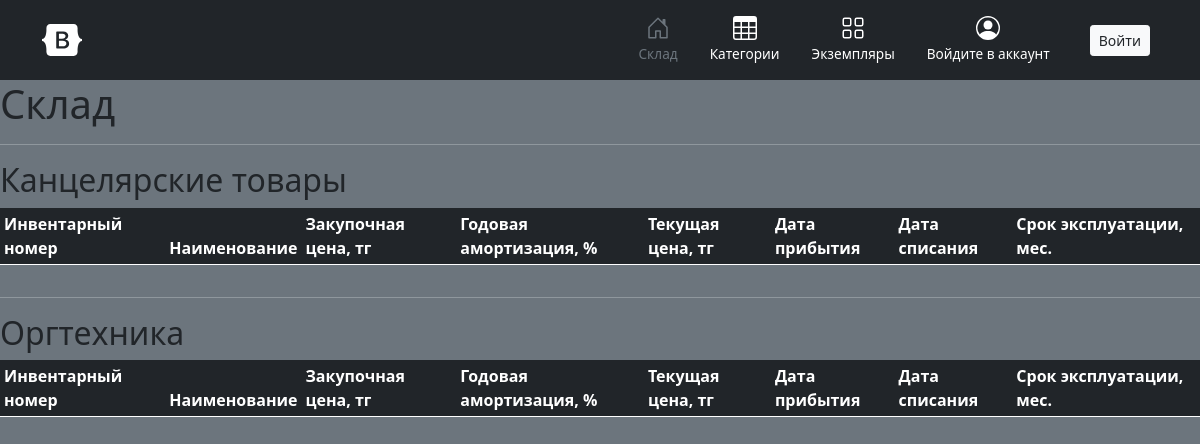
The app's page /, older data.
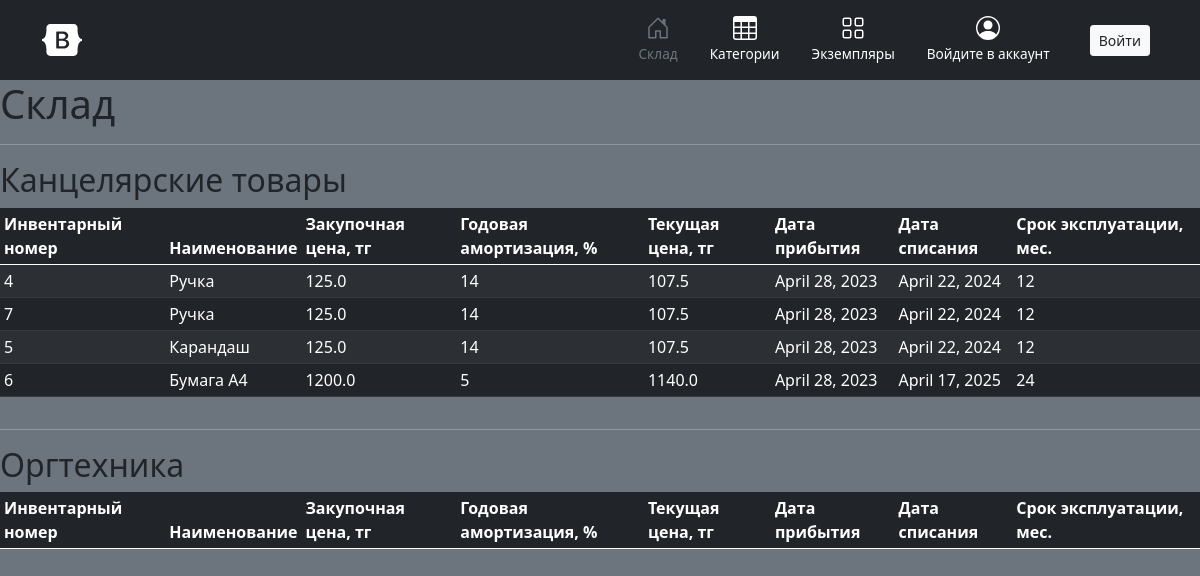
The same page, newer data.
### audit/models.py (models this page shows, shortened)
class Category(models.Model):
    name = models.CharField(unique=True, max_length=60)
    description = models.TextField()
    def __str__(self):
        return self.name

class Storage(models.Model):
    item = models.ForeignKey(to=Item, on_delete=models.CASCADE)
    receive_date = models.DateField(auto_now_add=True)
    expiration_date = models.DateField()
    current_price = models.FloatField(default=0.0)
    def __str__(self):
        return self.item.name

class Item(models.Model):
    name = models.CharField(max_length=60)
    category = models.ForeignKey(to=Category, on_delete=models.CASCADE)
    price = models.FloatField()
    amortization = models.IntegerField()
    operation_life = models.IntegerField()

### users/views.py (the view)
# urls.py: path('', home, name='home'),
def home(request):
    cats = {}
    categories = audit_models.Category.objects.all()
    for cat in categories:
        objs = audit_models.Storage.objects.filter(item__category=cat)
        print(objs)
        cats[str(cat)] = objs
    context = {
        'cats': cats
    }
    print(context)
    return render(request, 'home.html', context)

### templates/home.html (shortened to what this page needs)
{% extends 'base.html' %}
{% block content %}
  <h1 class="text-dark">Склад</h1>
  {% for cat, items in cats.items %}
<hr color="white">
  <h2 class="text-dark">{{cat}}</h2>
    <div class="table-responsive">
        <table class="table table-striped table-dark table-sm">
          <thead>
            <tr>
              <th scope="col">Инвентарный номер</th>
              <th scope="col">Наименование</th>
              <th scope="col">Закупочная цена, тг</th>
              <th scope="col">Годовая амортизация, %</th>
              <th scope="col">Текущая цена, тг</th>
              <th scope="col">Дата прибытия</th>
              <th scope="col">Дата списания</th>
              <th scope="col">Срок эксплуатации, мес.</th>
            </tr>
          </thead>
          <tbody>
            {% for i in items %}
          <tr>
            <td>{{ i.pk }}</td>
            <td>{{ i.item.name }}</td>
            <td>{{ i.item.price }}</td>
            <td>{{ i.item.amortization }}</td>
            <td>{{ i.current_price }}</td>
            <td>{{ i.receive_date }}</td>
            <td>{{ i.expiration_date }}</td>
            <td>{{ i.item.operation_life }}</td>
          </tr>
          {% endfor %}
          </tbody>
        </table>
      </div>
  {% endfor %}
{% endblock %}

### templates/base.html (shortened to what this page needs)
<!DOCTYPE html>
<html>
<head>
    <link href="https://cdn.jsdelivr.net/npm/bootstrap@5.0.2/dist/css/bootstrap.min.css" rel="stylesheet"
>
</head>
<body class="bg-secondary">
<main>
    <header>
        <div class="px-3 py-2 bg-dark">
            <div class="container">
                <div class="d-flex flex-wrap align-items-center justify-content-center justify-content-lg-start">
                    <a href="/"
                       class="d-flex align-items-center my-2 my-lg-0 me-lg-auto text-white text-decoration-none">
                        <svg class="bi me-2" width="40" height="32" role="img" aria-label="Bootstrap">
                            <use xlink:href="#bootstrap"/>
                        </svg>
                    </a>
                    <ul class="nav col-12 col-lg-auto my-2 justify-content-center my-md-0 text-small">
                        <li>
                            <a href="#" class="nav-link text-secondary">
                                <svg class="bi d-block mx-auto mb-1" width="24" height="24">
                                    <use xlink:href="#home"/>
                                </svg>
                                Склад
                            </a>
                        </li>
                        <li>
                            <a href="#" class="nav-link text-white">
                                <svg class="bi d-block mx-auto mb-1" width="24" height="24">
                                    <use xlink:href="#table"/>
                                </svg>
                                Категории
                            </a>
                        </li>
                        <li>
                            <a href="#" class="nav-link text-white">
                                <svg class="bi d-block mx-auto mb-1" width="24" height="24">
                                    <use xlink:href="#grid"/>
                                </svg>
                                Экземпляры
                            </a>
                        </li>
                        <li>
                            <a href="#" class="nav-link text-white">
                                <svg class="bi d-block mx-auto mb-1" width="24" height="24">
                                    <use xlink:href="#people-circle"/>
                                </svg>
                                {% if user.is_authenticated %}
                                  {{ user.username }}
                                {% else %}
                                  Войдите в аккаунт
                                {% endif %}
                            </a>
                        </li>
                        <li class="ms-4 d-flex align-items-center justify-content-center">
                            <div>
                                {% if user.is_authenticated %}
                              <a class="btn btn-sm btn-danger text-light me-2" href="{% url 'logout' %}">Выйти</a>
                            {% else %}
                              <a class="btn btn-sm btn-light text-dark me-2" href="{% url 'login' %}">Войти</a>
                            {% endif %}
                            </div>
                        </li>
                    </ul>
                </div>
            </div>
        </div>
    </header>
    <div class="text-light">
    {% block content %}
    {% endblock %}
    </div>
</main>
</body>
</html>

### templates/base.html (style rules this page uses)
.bi { vertical-align: -.125em; fill: currentColor; }
.text-small { font-size: 85%; }

Row changes from the older to the newer data that the page shows:
added Storage: pk "4", item.name "Ручка", item.price "125.0", item.amortization "14", current_price "107.5", receive_date "April 28, 2023", expiration_date "April 22, 2024", item.operation_life "12"
added Storage: pk "7", item.name "Ручка", item.price "125.0", item.amortization "14", current_price "107.5", receive_date "April 28, 2023", expiration_date "April 22, 2024", item.operation_life "12"
added Storage: pk "5", item.name "Карандаш", item.price "125.0", item.amortization "14", current_price "107.5", receive_date "April 28, 2023", expiration_date "April 22, 2024", item.operation_life "12"
added Storage: pk "6", item.name "Бумага А4", item.price "1200.0", item.amortization "5", current_price "1140.0", receive_date "April 28, 2023", expiration_date "April 17, 2025", item.operation_life "24"
